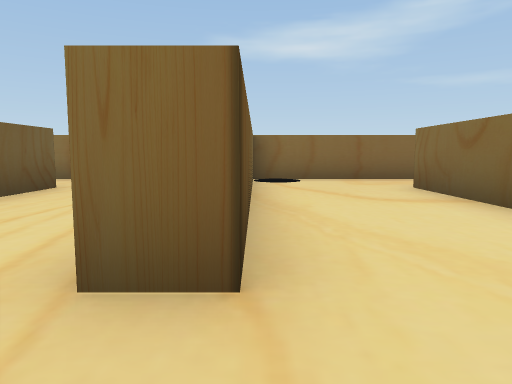
View 1 (above)

15 first-person views from a walk through a Unity game level. The camera is 0.58 m above the floor, tilts 6° down and sees 70° across. The floor is counted in squares, 1 m on a side. Each view is taken from the middle of a square. On the plan, view 1 faces up. The plan holds only what a view shows up to about 10 squares ahead; the rest is blank. The player is left out.

View 2
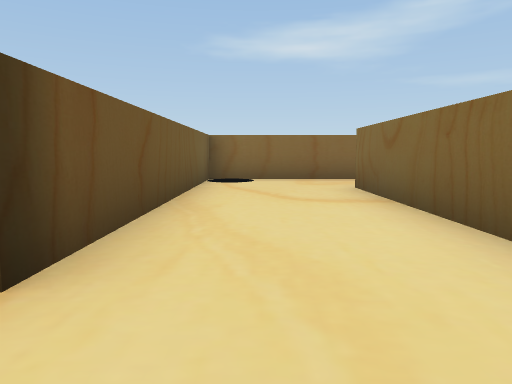

View 3
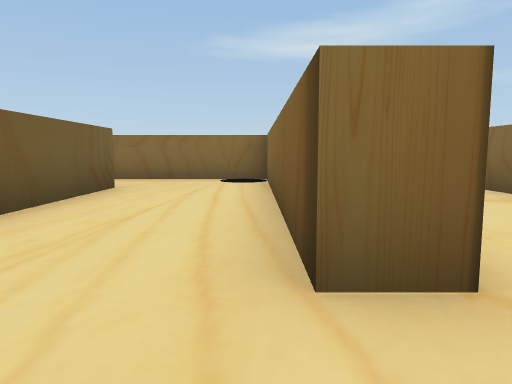

View 4
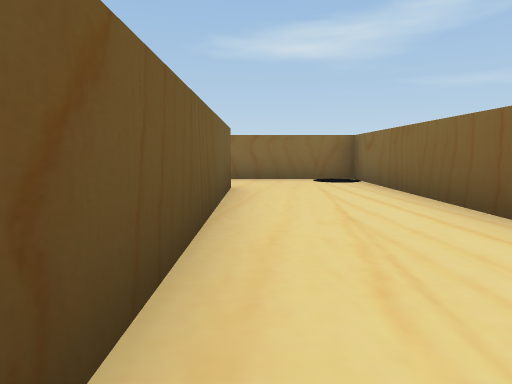

View 5
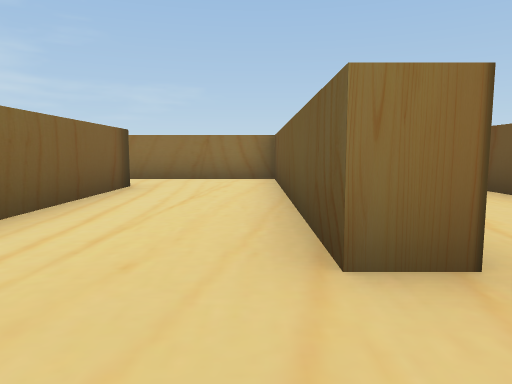

View 6
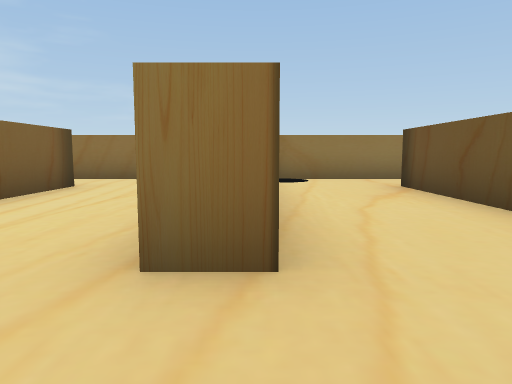

View 7
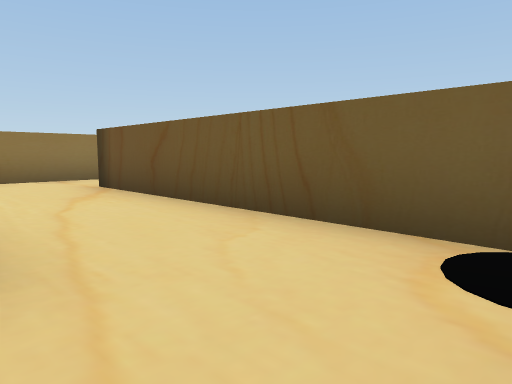

View 8
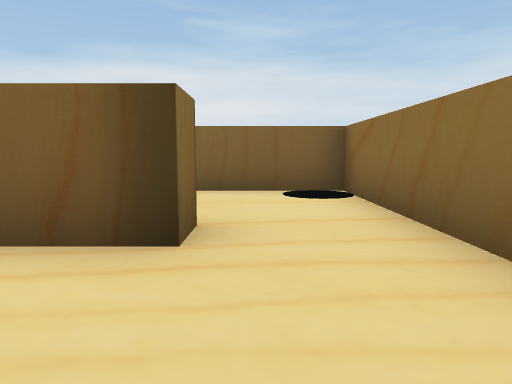

View 9
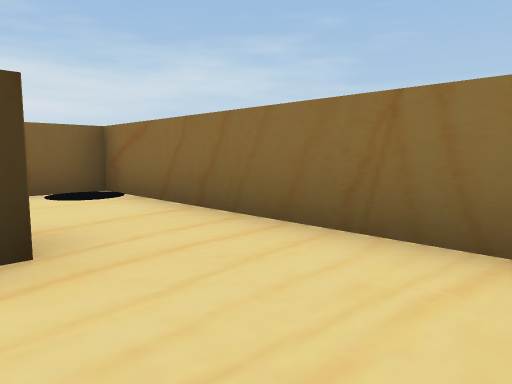

View 10
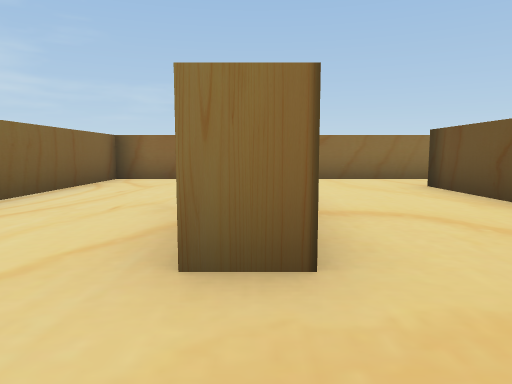

View 11
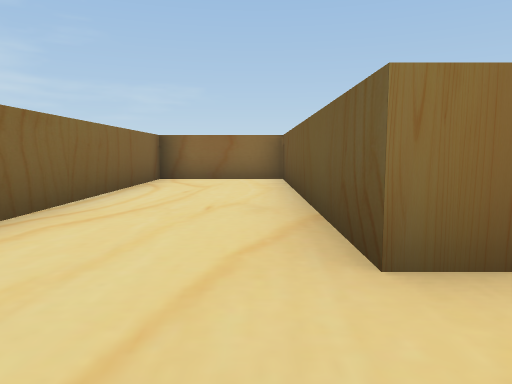

View 12
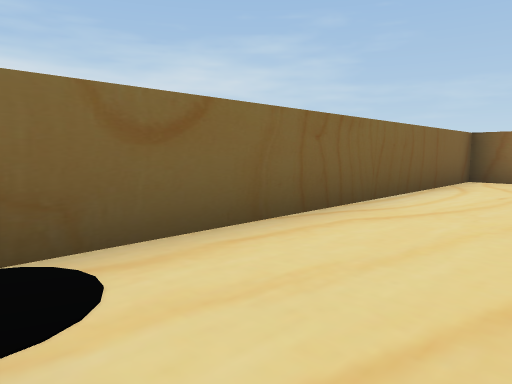

View 13
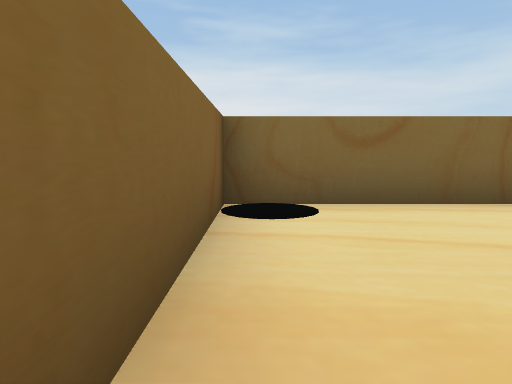

View 14
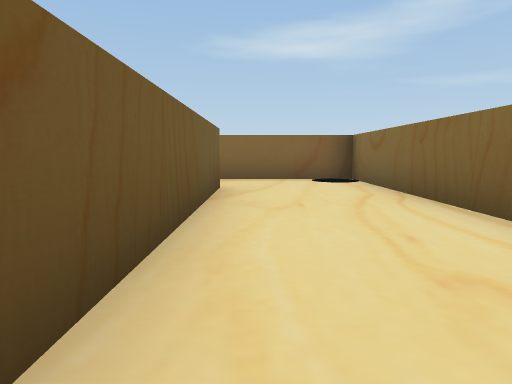

View 15
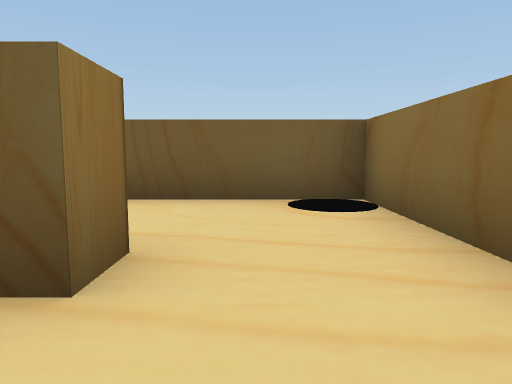

### Floor plan
Points are (right, up) in squares from view 1. A wall is a line through its corners. A room is listed if a view was taken in it or the views show most of it. See-through windows are left out.
Room 1 (views 1, 2, 13)
walls: (-0.5, -0.4) (2.7, -0.4) (2.7, 6.3); (2.6, 8.4) (-0.1, 8.4) (-0.1, 1.5) (-0.8, 1.5)
ways out: opening at (0, 0.5) to room 2; opening at (3, 7.5) to room 4
Room 2 (views 3, 4, 5, 8, 9, 15)
walls: (-3.4, 6.3) (-3.4, -0.4) (-0.5, -0.4); (-0.8, 1.5) (-0.8, 8.4) (-3.5, 8.4)
ways out: opening at (0, 0.5) to room 1; opening at (-4, 7.5) to room 3
Room 3 (views 6, 7)
walls: (-4.1, 6.3) (-3.4, 6.3); (-7.4, -0.4) (-4.5, -0.4); (-3.5, 8.4) (-6.6, 8.4) (-6.6, 1.4)
ways out: opening at (-4, 7.5) to room 2; opening at (-7, 0.5)
Room 4 (views 10, 11, 12, 14)
walls: (2.7, 6.3) (3.4, 6.3) (3.4, -0.4) (6.2, -0.4) (6.2, 8.4) (2.6, 8.4)
ways out: opening at (3, 7.5) to room 1

Positions as (right, up) in squares from view 1, and headings:
1: (0, 0), facing up
2: (1, 0), facing up
3: (-1, 0), facing up
4: (-3, 0), facing up
5: (-3, 8), facing down
6: (-4, 8), facing down
7: (-4, 8), facing down-left
8: (-3, 1), facing right
9: (-3, 2), facing down-right
10: (3, 8), facing down
11: (4, 8), facing down
12: (4, 8), facing down-right
13: (2, 8), facing right
14: (4, 0), facing up
15: (-2, 7), facing left
